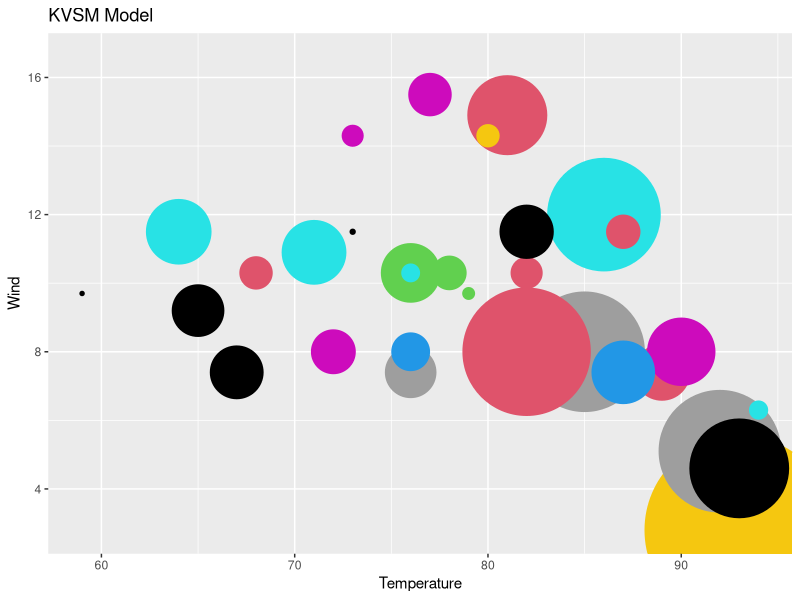
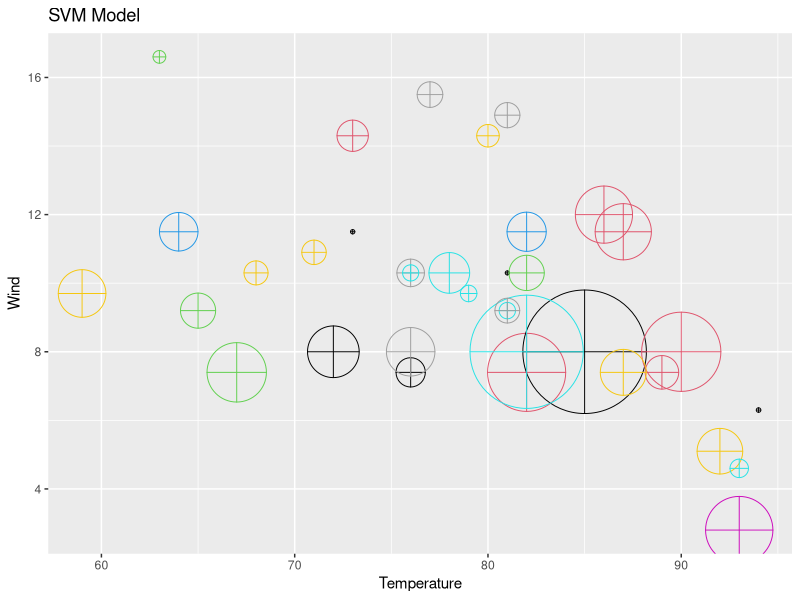
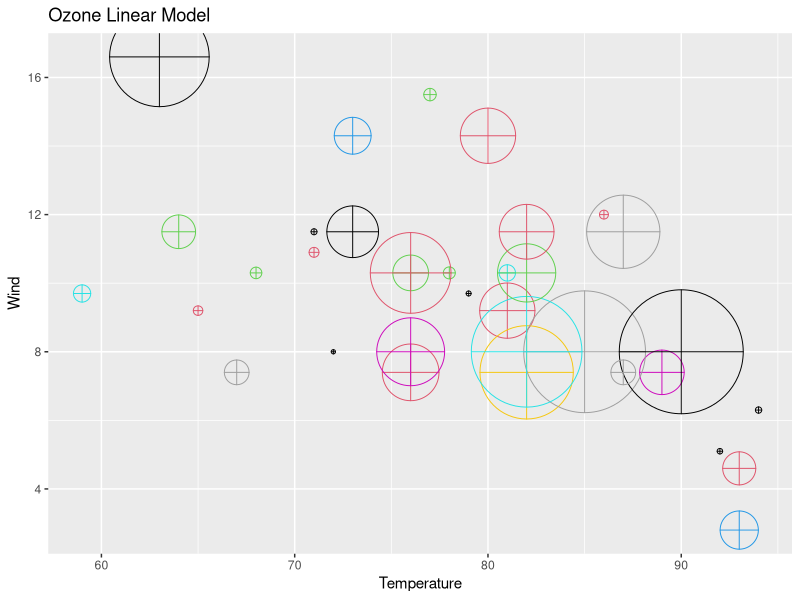
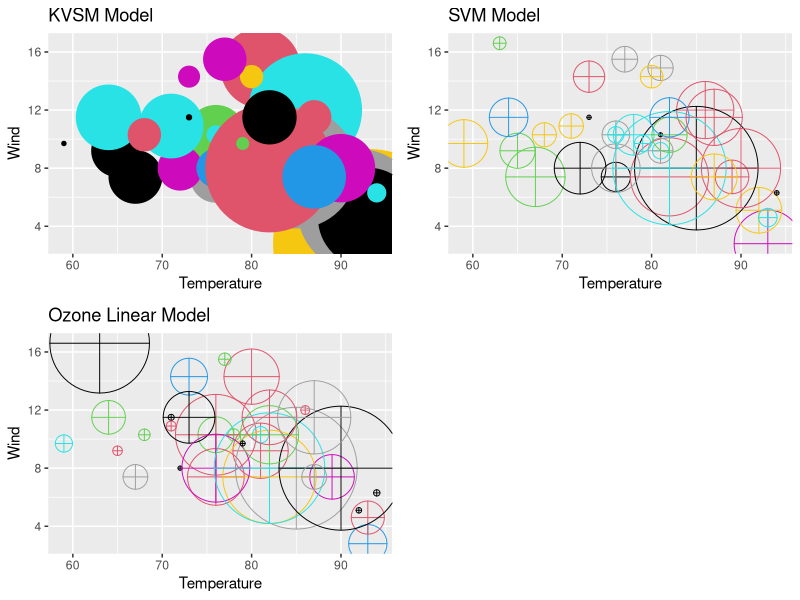
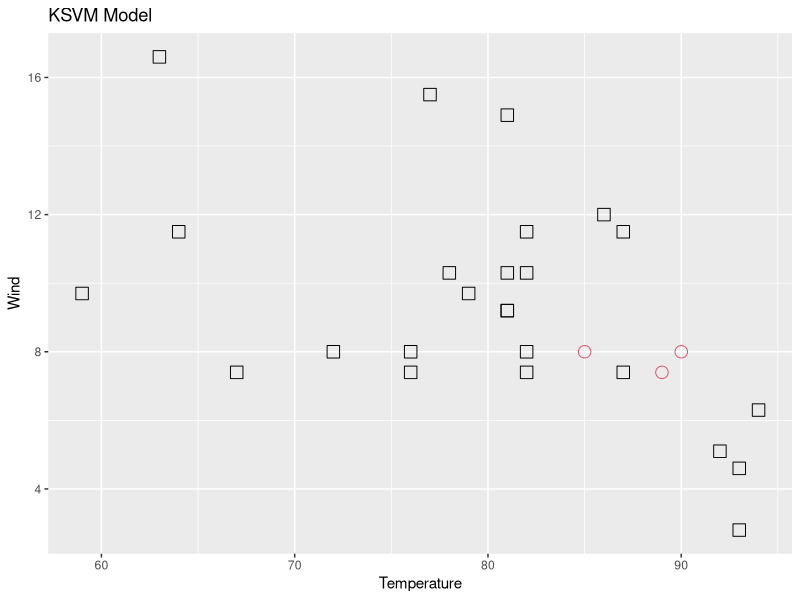
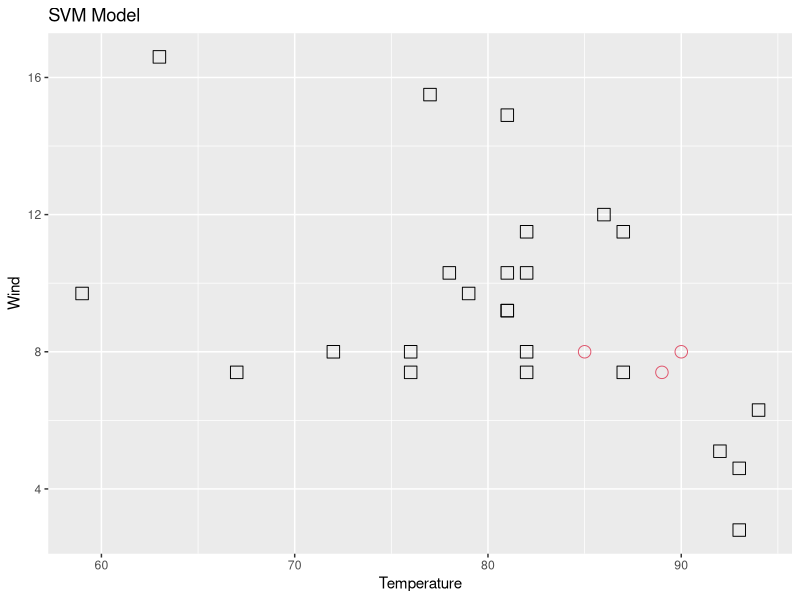
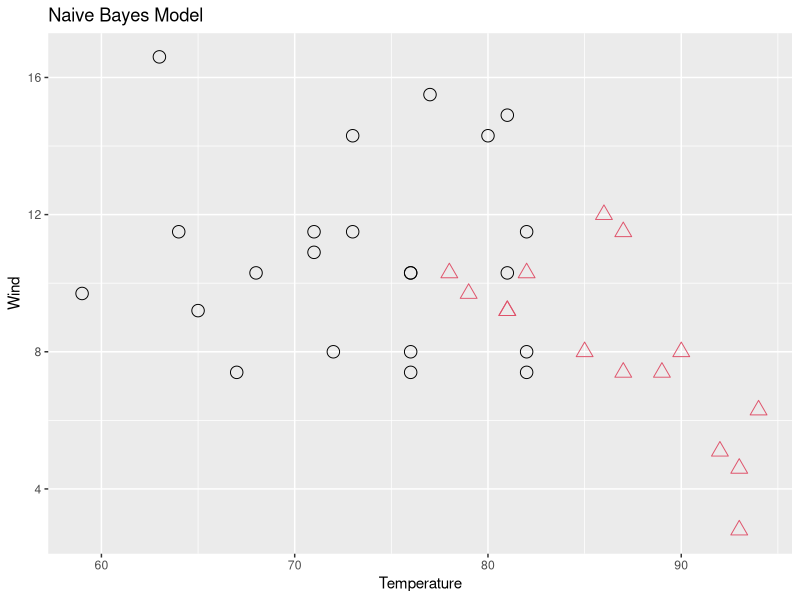
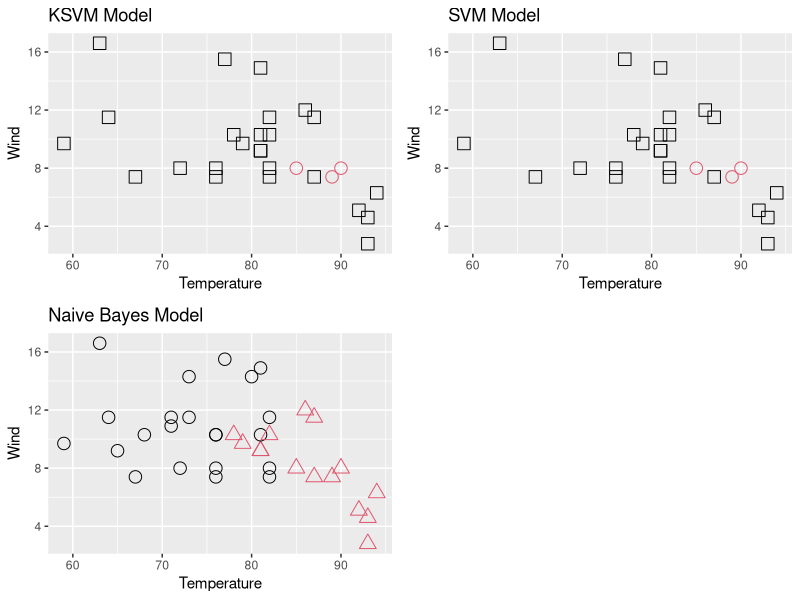

Write the R code that produced these figures, in order.
## ---- chunk 1
knitr::opts_chunk$set(echo = TRUE)
## ---- chunk 2
#Load the Air Quality Data Set
data("airquality")



## ---- chunk 3
airQual <- airquality


airQual <- na.omit(airQual)

randIndex <- sample(1:dim(airQual)[1])
summary(airQual)
length(airQual)
#table(airQual)


#create 2/3 cut point
cutPoint2_3 <- floor(2* dim(airQual)[1]/3)
#verify cut point
cutPoint2_3


#create training dataset
trainData <- airQual[randIndex[1:cutPoint2_3],]

#create test data set
testData <- airQual[randIndex[(cutPoint2_3+1):dim(airQual)[1]],]

## ---- chunk 4

library(kernlab)

#Build	a	model	(using	the	‘ksvm’	function,	trying	to	predict	onzone).
KvsmOzone <-ksvm(Ozone~., data=trainData, kernel="rbfdot",kpar="automatic",C=21, prob.model=TRUE )

KvsmOzone
#Test	the	model	on	the	testing	dataset,	and	compute	the	Root	Mean	Squared	Error

KvsmOzonePred <- predict(KvsmOzone, testData, type="votes")
kvsmError <- (testData$Ozone - KvsmOzonePred)
kvsmSquareRootError <- sqrt(mean(kvsmError^2)) 
paste("KVSM Square Root Error: ", kvsmSquareRootError, " " )

#Build	a	model	(using	the	‘ksvm’	function,	trying	to	predict	onzone).

library(e1071)
svmOzone <-svm(Ozone~., data=trainData)

svmOzone
#Test	the	model	on	the	testing	dataset,	and	compute	the	Root	Mean	Squared	Error

svmOzonePred <- predict(svmOzone, testData, type="votes")
svmError <- (testData$Ozone - svmOzonePred)
ozoneSvmsquareRootError <- sqrt(mean(svmError^2)) 
paste("SVM Square Root Error: ", ozoneSvmsquareRootError, " " )

#Plot	the	results.	Use	a	scatter	plot.	
#Have	the	
#x-axis	represent	temperature,	
#the	y-axis represent	wind,
#the	point	size	and	color	represent	the	error,
#as	defined	by	the	actual	ozone	level		minus	the	predicted	ozone	level).

#KVSM Model Scatter Plot
library(ggplot2)

abskvsmError<- abs(kvsmError)
kvsmOzonePlot <- ggplot(data = testData, aes(x=testData$Temp, y=testData$Wind)) + geom_point(color=abskvsmError,size=abskvsmError)

kvsmOzonePlot <- kvsmOzonePlot + ggtitle("KVSM Model ") + xlab("Temperature") + ylab("Wind")
kvsmOzonePlot

#Plot with Error as point color and size
absSvmError <- abs(svmError)
ozoneSvmModel <- ggplot(data = testData, aes(x=testData$Temp, y=testData$Wind)) + geom_point(shape=10,size= absSvmError, color=absSvmError)

ozoneSvmModel <- ozoneSvmModel + ggtitle("SVM Model") + xlab("Temperature") + ylab("Wind")
ozoneSvmModel

#Train the LM Model
lmModel <- lm(Ozone~., data=airQual)
OzoneLmPredict <- predict(lmModel, testData)

#Find the Error
ozoneLinearModelError <- (testData$Ozone - OzoneLmPredict)

#Find the Square Root Error
OzoneLmsquareRootError <- sqrt(mean(ozoneLinearModelError^2)) 
paste("Linear Model Square Root Error: ", OzoneLmsquareRootError, " " )

#Plot the Linear Model

#Get the Absolute Value of the Error
linearModelErrorAbs <- abs(ozoneLinearModelError)

OzoneLinearModel <- ggplot(data = testData, aes(x=testData$Temp, y=testData$Wind)) + geom_point(shape=10,size= linearModelErrorAbs, color=linearModelErrorAbs) + ggtitle("Ozone Linear Model")+ xlab("Temperature") + ylab("Wind")
OzoneLinearModel

library(gridExtra)
library(grid)
grid.arrange(kvsmOzonePlot, ozoneSvmModel, OzoneLinearModel, ncol=2)

## ---- chunk 5
meanAirOzone <- mean(airQual$Ozone)
paste("Mean of overall Ozone is: ", meanAirOzone, " ")

for(i in 1:nrow(airQual)){
   
  if(airQual$Ozone[i]<meanAirOzone){
    airQual$goodOzone[i] <-  0
  }else if(airQual$Ozone[i]>=meanAirOzone){
    airQual$goodOzone[i] <- 1
  }
}


airQual$goodOzone <- as.numeric(airQual$goodOzone)
## ---- chunk 6

#create training dataset with the new column
trainData <- airQual[randIndex[1:cutPoint2_3],]

#create test data set with the new column
testData <- airQual[randIndex[(cutPoint2_3+1):dim(airQual)[1]],]


#Build	a	model	(using	the	‘ksvm’	function,	trying	to	predict	‘goodOzone’)

kvsmGoodDayModel <- ksvm(goodOzone~., data=trainData )
kvsmGoodDayModel

#Test	the	model	on	the	testing	dataset,	and	compute	the	percent	of	‘goodOzone’	that	was	correctly	predicted.
goodDayPredict <- predict(kvsmGoodDayModel, testData, type="votes")
goodDayCorrectPercentValues <-  (as.numeric(testData$goodOzone) - as.numeric(goodDayPredict))

#Get the Absolute Value
goodDayCorrectPercentValues <- abs(round(goodDayCorrectPercentValues))

goodDayCorrectPercent <- (1 - sum(goodDayCorrectPercentValues[goodDayCorrectPercentValues != 0])/length(goodDayCorrectPercentValues))
paste("Percent Correct KSVM: ", goodDayCorrectPercent, " ")

correctValues <- vector()


for(i in 1:length(goodDayCorrectPercentValues)){
   if(goodDayCorrectPercentValues[i]==0){
     correctValues[i] <- "correct"
   }else{
     correctValues[i] <- "incorrect"
   }
  
}




#Plot the KVS Mthe	shape	representing	what	was	predicted	(good	or	bad	day),	the	color	representing	the	actual	value	of	‘goodOzone’	(i.e.	if	the	actual	ozone	level		was	good)	and	the	size	represent	if	the	prediction	was	correct	(larger	symbols	should	be the	observations	the	model	got	wrong).

goodDayKsvmModelPlot <- ggplot(data = testData, aes(x=testData$Temp, y=testData$Wind)) + geom_point(size=as.factor(correctValues), color=abs(goodDayPredict+1), shape=goodDayPredict)

goodDayKsvmModelPlot <- goodDayKsvmModelPlot + ggtitle("KSVM Model ") + xlab("Temperature") + ylab("Wind")
goodDayKsvmModelPlot



#Second Model

#Build	a	model	(using	the	‘svm’	function,	trying	to	predict	‘goodOzone’)

svmGoodDayModel <- svm(goodOzone~., data=trainData )
svmGoodDayModel

#Test	the	model	on	the	testing	dataset,	and	compute	the	percent	of	‘goodOzone’	that	was	correctly	predicted.
svmGoodDayPredict <- predict(svmGoodDayModel, testData, type="class")
svmGoodDayCorrectPercentValues <-  (as.numeric(testData$goodOzone) - as.numeric(svmGoodDayPredict))

#Get the Absolute Value
svmGoodDayCorrectPercentValues <- abs(round(svmGoodDayCorrectPercentValues))

svmGoodDayCorrectPercent <- (1 - sum(svmGoodDayCorrectPercentValues[svmGoodDayCorrectPercentValues != 0])/length(svmGoodDayCorrectPercentValues))
paste("Percent Correct SVM: ", svmGoodDayCorrectPercent, " ")

svmCorrectValues <- vector()


for(i in 1:length(svmGoodDayCorrectPercentValues)){
   if(svmGoodDayCorrectPercentValues[i]==0){
     svmCorrectValues[i] <- "correct"
   }else{
     svmCorrectValues[i] <- "incorrect"
   }
  
}


goodDaySvmModelPlot <- ggplot(data = testData, aes(x=testData$Temp, y=testData$Wind)) + geom_point(size=as.factor(svmCorrectValues), color=abs(svmGoodDayPredict+1), shape=svmGoodDayPredict)

goodDaySvmModelPlot <- goodDaySvmModelPlot + ggtitle("SVM Model ") + xlab("Temperature") + ylab("Wind")
goodDaySvmModelPlot





#Third Model

GoodDayModelThree <- naiveBayes(goodOzone~., data=trainData )
GoodDayModelThree



#Test	the	model	on	the	testing	dataset,	and	compute	the	percent	of	‘goodOzone’	that	was	correctly	predicted.
ModelThreePredict <- predict(GoodDayModelThree, testData, type="class")
modelThreeCorrectPercentValues <-  (as.numeric(testData$goodOzone) - as.numeric(ModelThreePredict))
ModelThreePredict
#Get the Absolute Value
modelThreeCorrectPercentValues <- abs(round(modelThreeCorrectPercentValues))

modelThreeCorrectPercent <- (1 - sum(modelThreeCorrectPercentValues[modelThreeCorrectPercentValues != 0])/length(modelThreeCorrectPercentValues))
paste("Third Model Percent Correct: ", modelThreeCorrectPercent, " ")

modelThreeCorrectValues <- vector()


for(i in 1:length(modelThreeCorrectPercentValues)){
   if(goodDayCorrectPercentValues[i]==0){
     modelThreeCorrectValues[i] <- "correct"
   }else{
     modelThreeCorrectValues[i] <- "incorrect"
   }
  
}


modelThreePlot <- ggplot(data = testData, aes(x=testData$Temp, y=testData$Wind))
modelThreePlot <- modelThreePlot + geom_point(size=as.factor(modelThreeCorrectValues), color=abs(as.numeric(ModelThreePredict)), shape=ModelThreePredict)

modelThreePlot <- modelThreePlot + ggtitle("Naive Bayes Model") + xlab("Temperature") + ylab("Wind")
modelThreePlot


grid.arrange(goodDayKsvmModelPlot, goodDaySvmModelPlot, modelThreePlot, ncol=2)
